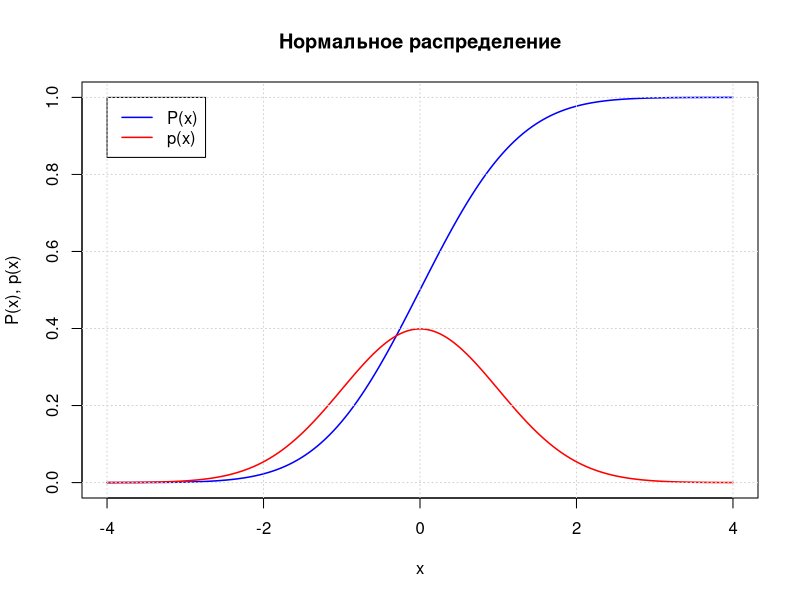
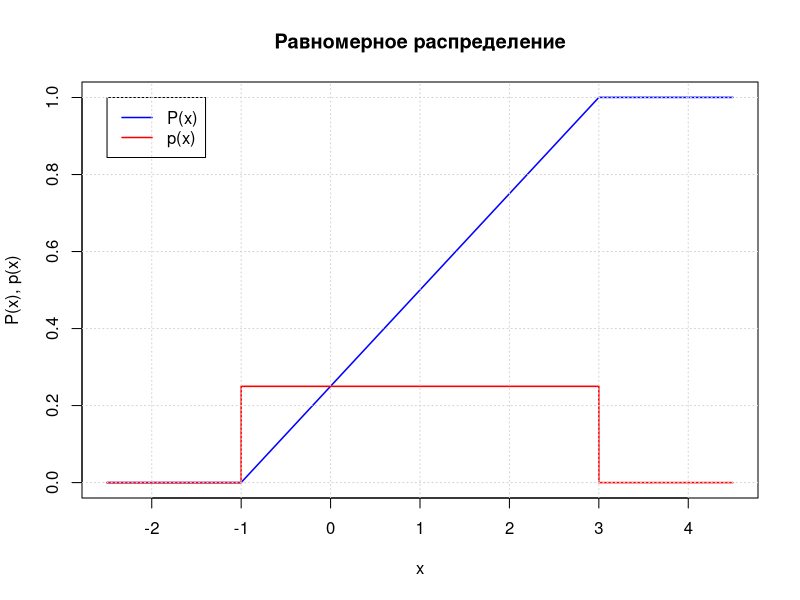
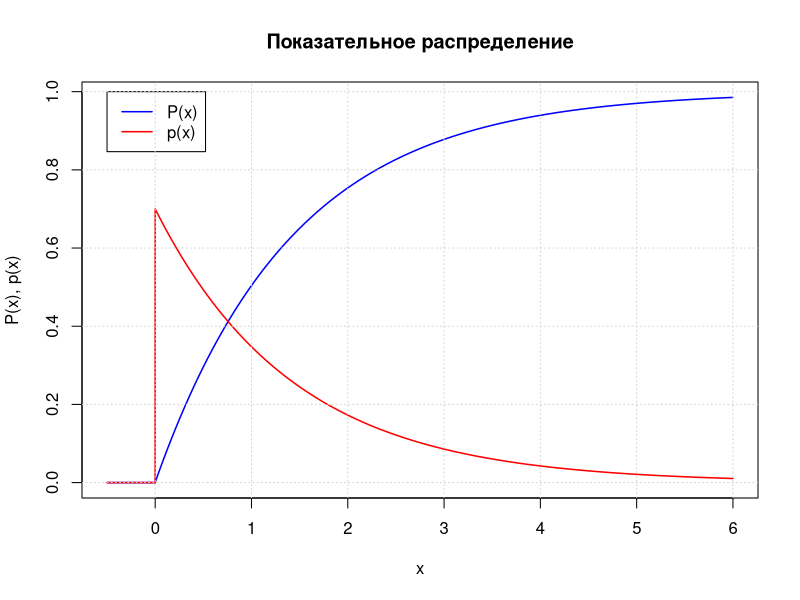
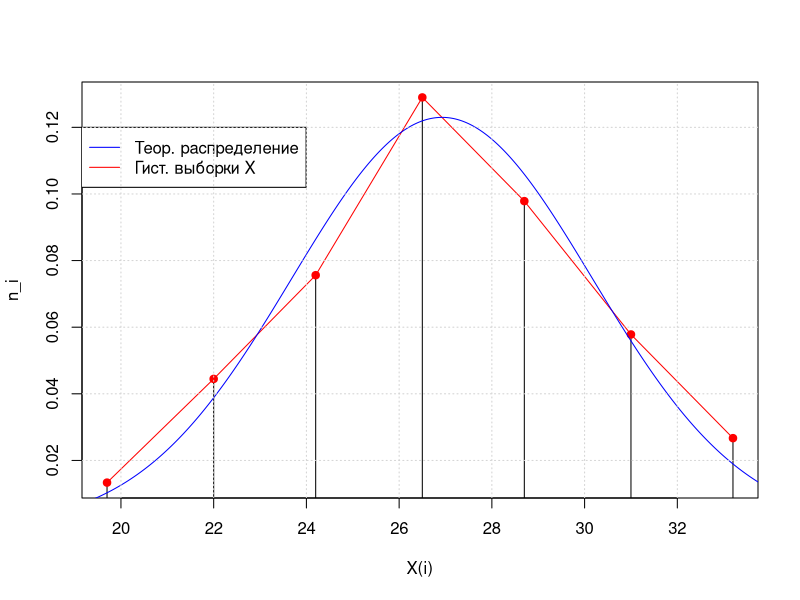
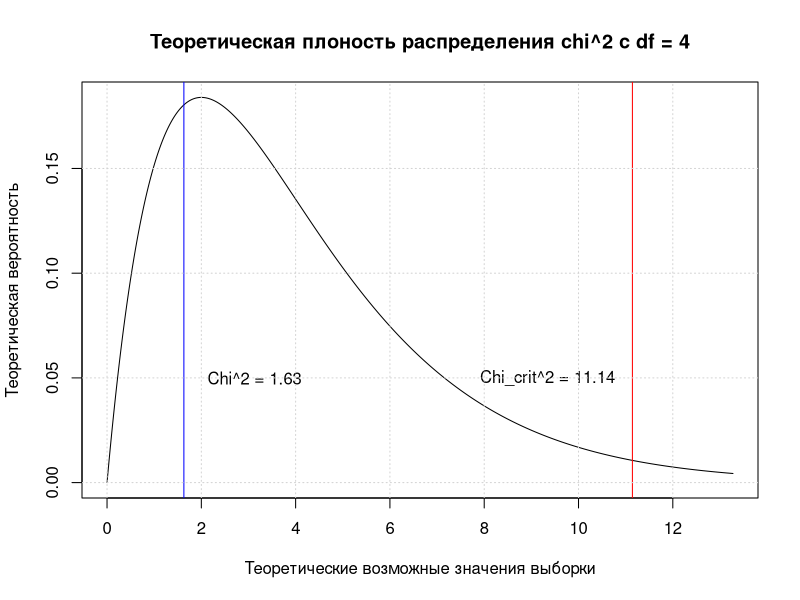
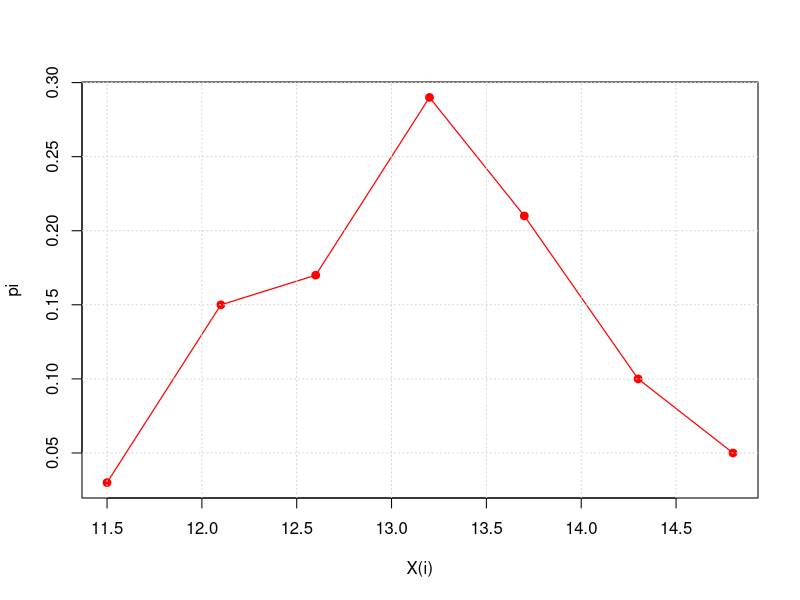
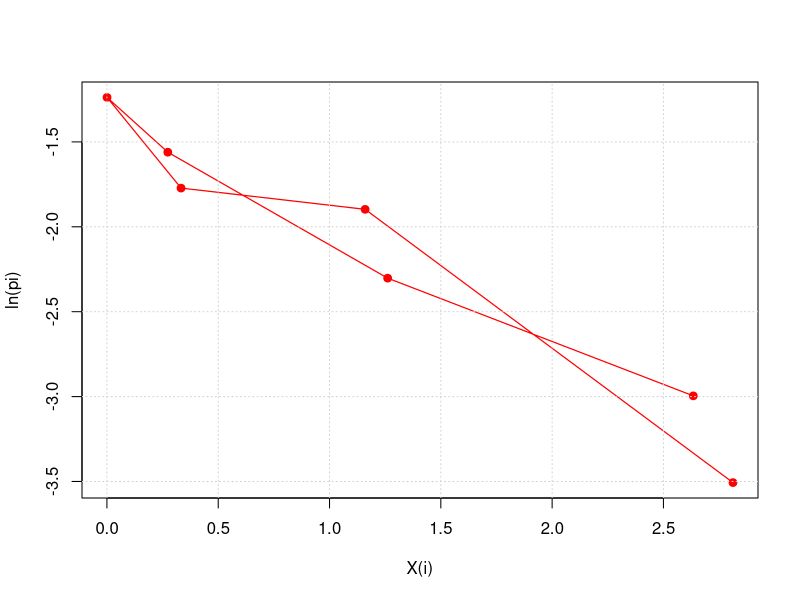
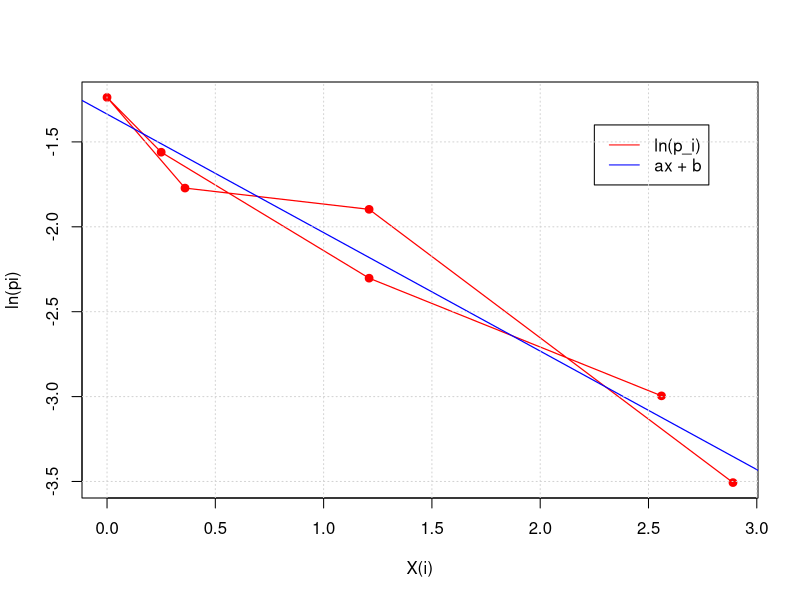

The R source for these figures, in order:
## ---- chunk 1
knitr::opts_chunk$set(echo = TRUE, out.width = "67%", fig.align = "center")
## ---- chunk 2
grid <- seq(-4, 4, 0.001)
p_x <- dnorm(grid)
P_x <- cumsum(p_x) * 0.001

plot(grid, P_x, type = "l", col = "blue", lwd = I(1.5),
     main = "Нормальное распределение", xlab = "x", ylab = "P(x), p(x)")
lines(grid, p_x, type = "l", col = "red", lwd = I(1.5))
legend(x = -4, y = 1.0, legend = c("P(x)","p(x)"), col = c("blue", "red"), lwd = c(I(1.5), I(1.5)))
grid()
## ---- chunk 3
grid <- seq(-2.5, 4.5, 0.001)
p_x <- dunif(grid, -1, 3)
P_x <- cumsum(p_x) * 0.001

plot(grid, P_x, type = "l", col = "blue", lwd = I(1.5),
     main = "Равномерное распределение", xlab = "x", ylab = "P(x), p(x)")
lines(grid, p_x, type = "l", col = "red", lwd = I(1.5))
legend(x = -2.5, y = 1.0, legend = c("P(x)","p(x)"), col = c("blue", "red"), lwd = c(I(1.5), I(1.5)))
grid()
## ---- chunk 4
grid <- seq(-0.5, 6, 0.001)
p_x <- dexp(grid, 0.7)
P_x <- cumsum(p_x) * 0.001

plot(grid, P_x, type = "l", col = "blue", lwd = I(1.5),
     main = "Показательное распределение", xlab = "x", ylab = "P(x), p(x)")
lines(grid, p_x, type = "l", col = "red", lwd = I(1.5))
legend(x = -0.5, y = 1.0, legend = c("P(x)","p(x)"), col = c("blue", "red"), lwd = c(I(1.5), I(1.5)))
grid()
## ---- chunk 5
library(dplyr)
## ---- chunk 6
set.seed(123)

mu_param <- 26.7                         # Math Expectation of X_sample
sigma_param <- 3.5                       # Sigma of X_sample
N <- 100                                 # Number of members in X_sample

n_groups = 1 + floor(log2(N))                       # Number of hist groups
X_sample <- round(rnorm(n = N, 
                        mean = mu_param, 
                        sd = sigma_param), 3)       # X_sample generation


h <- (max(X_sample) - min(X_sample)) / n_groups     # Hist step

Z <- seq(from = min(X_sample),
         to = max(X_sample),
         by = h)                                    # Hist boundaries

X <- (Z[-1] + Z[-length(Z)]) / 2                    # Hist centers

table_cut <- data.frame(values = X_sample, 
                        groups = cut(X_sample, n_groups)) # Table of quants

print(head(table_cut))                              # Table of values and groups
## ---- chunk 7
# GroupBy 'groups' and calculate Absolute and Relative frequences
table_hist <- table_cut %>% 
  dplyr::group_by(groups) %>% 
  dplyr::summarise(abs_freq = n(),
                   rel_freq = n()/N)

table_hist$low <- round(Z[-length(Z)], 1)           # Lower bound of columns
table_hist$upp <- round(Z[-1], 1)                   # Upper bound of columns
table_hist$med <- round(X, 1)                       # Middle of columns

print(table_hist)
## ---- chunk 8
mu_sample <- sum(table_hist$med * table_hist$rel_freq)
print(mu_sample)
## ---- chunk 9
sd_sample <- sqrt(sum((table_hist$med - mu_sample)^2 * table_hist$rel_freq))
print(sd_sample)
## ---- chunk 10
grid <- seq(mu_sample - 2.5 * sd_sample, mu_sample + 2.5 * sd_sample, 0.001)

plot(x = table_hist$med, 
     y = table_hist$rel_freq / h, 
     type="h", xlab = "X(i)", ylab = "n_i")
lines(x = table_hist$med, 
      y = table_hist$rel_freq / h, 
      type = "o", col = "red", pch=19)
lines(grid, dnorm(grid,mu_sample,sd_sample), col="blue")
legend(x = 19, y = 0.12, 
       legend = c("Теор. распределение", "Гист. выборки X"),
       col = c("blue", "red"), 
       lty = c(1, 1))
grid()
## ---- chunk 11
integrate(f = dnorm,               # Func to integrate
          lower = -Inf,            # Low bound
          upper = 25.9,            # Upper bound
          mean = mu_sample,        # Param1
          sd = sd_sample,          # Param2
          abs.tol = 0)             # Absolute error
## ---- chunk 12
interg_normal <- function(low=-Inf, high=Inf, mean_param=0, sd_param=1) {
  unlist(
    integrate(f = dnorm, 
              mean = mean_param, 
              sd=sd_param, 
              lower=low, 
              upper=high, 
              abs.tol=0)[1]
    )
}
## ---- chunk 13
chisq_test_norm <- function(table_hist, mean_p, sd_p) {
  N <- sum(table_hist$abs_freq)
  prac <- table_hist$abs_freq
  theor <- numeric(nrow(table_hist))
  for (i in 1:nrow(table_hist)) {
    theor[i] <- N * (interg_normal(high = table_hist$upp[i], 
                                   mean_param = mean_p, 
                                   sd_param = sd_p) - 
                       interg_normal(high = table_hist$low[i], 
                                     mean_param = mean_p, 
                                     sd_param = sd_p))
  }
  chisq_d <-sum((prac - theor)^2 / theor)
  return(chisq_d)
}
## ---- chunk 14
chisq_test <- chisq_test_norm(table_hist = table_hist, 
                              mean_p = mu_sample, 
                              sd_p = sd_sample)

chisq_test < qchisq(p=0.975, df = n_groups - 2 - 1)
## ---- chunk 15
x_axis <- seq(0, qchisq(0.99, n_groups - 2 - 1), 0.001)
plot(x_axis, dchisq(x_axis, n_groups - 2 - 1), type="l",
     xlab = "Теоретические возможные значения выборки",
     ylab = "Теоретическая вероятность",
     main = paste0("Теоретическая плоность распределения chi^2 с df = ", n_groups - 2 - 1))
abline(v = c(chisq_test, qchisq(0.975, n_groups - 2 - 1)), col = c("blue", "red"))
text(x = c(chisq_test, qchisq(0.975, n_groups - 2 - 1)) + c(1.5, -1.8), y = 0.05, 
     labels = c(paste0("Chi^2 = ", round(chisq_test, 2)), 
                paste0("Chi_crit^2 = ", round(qchisq(0.975, n_groups - 2 - 1), 2))))
grid()
## ---- chunk 16
set.seed(12)

N <- 100                                        # Number of rows in sample
mu_param <- 13.2                                # Mu param
sigma_param <- 0.9                              # Sigma param
X_sample <- rnorm(n = N, 
                  mean = mu_param, 
                  sd = sigma_param)             # Sample generation

n_groups <- 1 + floor(log2(N))                      # Number of groups

h <- (max(X_sample) - min(X_sample)) / n_groups     # Hist step

Z <- seq(from = min(X_sample),
         to = max(X_sample),
         by = h)                                    # Hist boundaries

X <- (Z[-1] + Z[-length(Z)]) / 2                    # Hist centers

table_cut <- data.frame(values = X_sample, 
                        groups = cut(X_sample, n_groups)) # Table of quants

print(head(table_cut))                             # Table of values and groups
## ---- chunk 17
# GroupBy 'groups' and calculate Absolute and Relative frequences
table_hist <- table_cut %>% 
  dplyr::group_by(groups) %>% 
  dplyr::summarise(abs_freq = n(),
                   rel_freq = n()/N)

table_hist$low <- round(Z[-length(Z)], 1)           # Lower bound of columns
table_hist$upp <- round(Z[-1], 1)                   # Upper bound of columns
table_hist$med <- round(X, 1)                       # Middle of columns

print(table_hist)
## ---- chunk 18
mu_sample <- sum(table_hist$med * table_hist$rel_freq)
sd_sample <- sqrt(sum((table_hist$med - mu_sample)^2 * table_hist$rel_freq))
## ---- chunk 19
plot(x = table_hist$med,
     y = table_hist$rel_freq,
     col = "red",
     type = "o",
     pch = 19,
     lwd = I(1.2),
     xlab = "X(i)", ylab = "pi")
grid()
## ---- chunk 20
plot(x = (table_hist$med - mu_sample)^2,
     y = log(table_hist$rel_freq),
     col = "red",
     type = "o",
     pch = 19,
     lwd = I(1.2),
     xlab = "X(i)", ylab = "ln(pi)")
grid()
## ---- chunk 21
ln_p <- log(table_hist$rel_freq)                # У
x <- (table_hist$med - mu_param)^2              # X

linear_model <- lm(ln_p ~ x)                    # Linear model ln_p of x
a <- linear_model$coefficients[2]               # Slope  
b <- linear_model$coefficients[1]               # Intercept

print(linear_model)
## ---- chunk 22
plot(x = x,
     y = ln_p,
     col = "red",
     type = "o",
     pch = 19,
     lwd = I(1.2),
     xlab = "X(i)", ylab = "ln(pi)")
abline(a = b, 
       b = a, 
       col = "blue", 
       lwd = I(1.2))
legend(x = 2.25, y = -1.4, 
       legend = c("ln(p_i)", "ax + b"), 
       col = c("red", "blue"),
       lty = c(1, 1))
grid()
## ---- chunk 23
mod_ln_p <- a * x + b
R2 <- cor(ln_p, mod_ln_p)^2

print(R2)
## ---- chunk 24
set.seed(12)

N <- 100                                        # Number of rows in sample
lambda_param <- 0.87                                # Lambda param
X_sample <- rexp(n = N, rate = lambda_param)        # Sample generation

n_groups <- 1 + floor(log2(N))                      # Number of groups

h <- (max(X_sample)) / n_groups                     # Hist step

Z <- seq(from = 0,
         to = max(X_sample),
         by = h)                                    # Hist boundaries

X <- (Z[-1] + Z[-length(Z)]) / 2                    # Hist centers

table_cut <- data.frame(values = X_sample, 
                        groups = cut(X_sample, Z)) # Table of quants

print(head(table_cut))                             # Table of values and groups
## ---- chunk 25
# GroupBy 'groups' and calculate Absolute and Relative frequences
table_hist <- table_cut %>% 
  dplyr::group_by(groups) %>% 
  dplyr::summarise(abs_freq = n(),
                   rel_freq = n()/N)

table_hist$low <- round(Z[-length(Z)], 2)           # Lower bound of columns
table_hist$upp <- round(Z[-1], 2)                   # Upper bound of columns
table_hist$med <- round(X, 2)                       # Middle of columns

print(table_hist)
## ---- chunk 26
plot(x = table_hist$med,
     y = table_hist$rel_freq,
     col = "red",
     type = "o",
     pch = 19,
     lwd = I(1.2),
     xlab = "X(i)", ylab = "pi")
grid()
## ---- chunk 27
plot(x = table_hist$med,
     y = log(table_hist$rel_freq),
     col = "red",
     type = "o",
     pch = 19,
     lwd = I(1.2),
     xlab = "X(i)", ylab = "ln(pi)")
grid()
## ---- chunk 28
ln_p <- log(table_hist$rel_freq)                # У
x <- table_hist$med                             # X

linear_model <- lm(ln_p ~ x)                    # Linear model ln_p of x
a <- linear_model$coefficients[2]               # Slope  
b <- linear_model$coefficients[1]               # Intercept

print(linear_model)
## ---- chunk 29
plot(x = table_hist$med,
     y = log(table_hist$rel_freq),
     col = "red",
     type = "o",
     pch = 19,
     lwd = I(1.2),
     xlab = "X(i)", ylab = "ln(pi)")
abline(a = b, 
       b = a, 
       col = "blue", 
       lwd = I(1.2))
legend(x = 3.5, y = -1.0, 
       legend = c("ln(p_i)", "ax + b"), 
       col = c("red", "blue"),
       lty = c(1, 1))
grid()
## ---- chunk 30
mod_ln_p <- a * x + b
R2 <- cor(ln_p, mod_ln_p)^2

print(R2)
